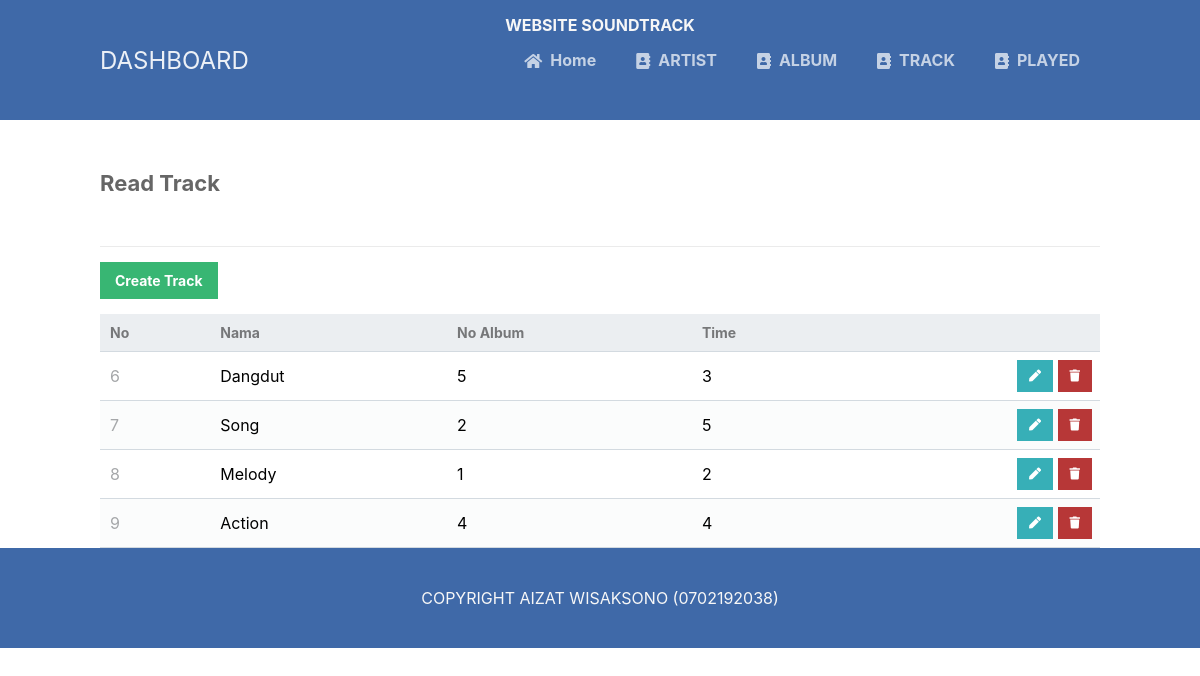
The app's page /read_track.php with its own data.
### tables this page shows
CREATE TABLE `tb_track` (
  `trc_id` int(11) NOT NULL,
  `trc_name` varchar(100) NOT NULL,
  `trc_id_album` int(11) NOT NULL,
  `time` decimal(4,0) NOT NULL
);

### read_track.php (the view, shortened to what this page needs)
<?php
include 'functions.php';
$pdo = pdo_connect_mysql();
$page = isset($_GET['page']) && is_numeric($_GET['page']) ? (int)$_GET['page'] : 1;
$records_per_page = 5;
$stmt = $pdo->prepare('SELECT * FROM tb_track ORDER BY trc_id LIMIT :current_page, :record_per_page');
$stmt->bindValue(':current_page', ($page-1)*$records_per_page, PDO::PARAM_INT);
$stmt->bindValue(':record_per_page', $records_per_page, PDO::PARAM_INT);
$stmt->execute();
$tb_track = $stmt->fetchAll(PDO::FETCH_ASSOC);
?>
<?=template_header('Read')?>
<div class="content read">
	<h2>Read Track</h2>
	<a href="create_track.php" class="create-contact">Create Track</a>
	<table>
        <thead>
            <tr>
                <td>No</td>
                <td>Nama</td>
                <td>No Album</td>
                <td>Time</td>
                <td></td>
            </tr>
        </thead>
        <tbody>
            <?php foreach ($tb_track as $tb_track): ?>
            <tr>
                <td><?=$tb_track['trc_id']?></td>
                 <td><?=$tb_track['trc_name']?></td>
                <td><?=$tb_track['trc_id_album']?></td>
                <td><?=$tb_track['time']?></td>
                <td class="actions">
                    <a href="update_track.php?trc_id=<?=$tb_track['trc_id']?>" class="edit"><i class="fas fa-pen fa-xs"></i></a>
                    <a href="delete_track.php?trc_id=<?=$tb_track['trc_id']?>" class="trash"><i class="fas fa-trash fa-xs"></i></a>
                </td>
            </tr>
            <?php endforeach; ?>
        </tbody>
    </table>
</div>
<?=template_footer()?>

### style.css (style rules this page uses)
* { box-sizing: border-box; font-family: -apple-system, BlinkMacSystemFont, "segoe ui", roboto, oxygen, ubuntu, cantarell, "fira sans", "droid sans", "helvetica neue", Arial, sans-serif; font-size: 16px; -webkit-font-smoothing: antialiased; -moz-osx-font-smoothing: grayscale; }
body { background-color: #FFFFFF; margin: 0; }
.content { width: 1000px; margin: 0 auto; }
.content h2 { margin: 0; padding: 50px 0; font-size: 22px; border-bottom: 1px solid #ebebeb; color: #666666; }
.read .create-contact { display: inline-block; text-decoration: none; background-color: #38b673; font-weight: bold; font-size: 14px; color: #FFFFFF; padding: 10px 15px; margin: 15px 0; }
.read table { width: 100%; padding-top: 30px; border-collapse: collapse; }
.read table thead { background-color: #ebeef1; border-bottom: 1px solid #d3dae0; }
.read table thead td { padding: 10px; font-weight: bold; color: #767779; font-size: 14px; }
.read table tbody tr { border-bottom: 1px solid #d3dae0; }
.read table tbody tr:nth-child(even) { background-color: #fbfcfc; }
.read table tbody tr td { padding: 10px; }
.read table tbody tr td:nth-child(1) { color: #a5a7a9; }
.read table tbody tr td.actions { padding: 8px; text-align: right; }
.read table tbody tr td.actions .edit, .read table tbody tr td.actions .trash { display: inline-flex; text-align: right; text-decoration: none; color: #FFFFFF; padding: 10px 12px; }
.read table tbody tr td.actions .trash { background-color: #b73737; }
.read table tbody tr td.actions .edit { background-color: #37afb7; }

### records on screen
tb_track: trc_id "6", trc_name "Dangdut", trc_id_album "5", time "3"
tb_track: trc_id "7", trc_name "Song", trc_id_album "2", time "5"
tb_track: trc_id "8", trc_name "Melody", trc_id_album "1", time "2"
tb_track: trc_id "9", trc_name "Action", trc_id_album "4", time "4"
